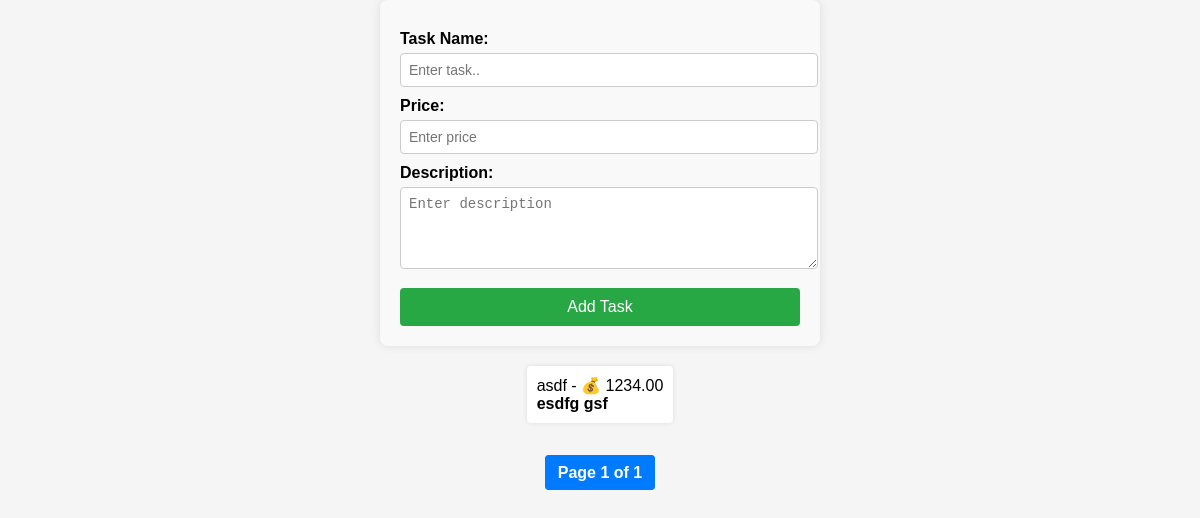
Page / (signed in) on the earlier database version.
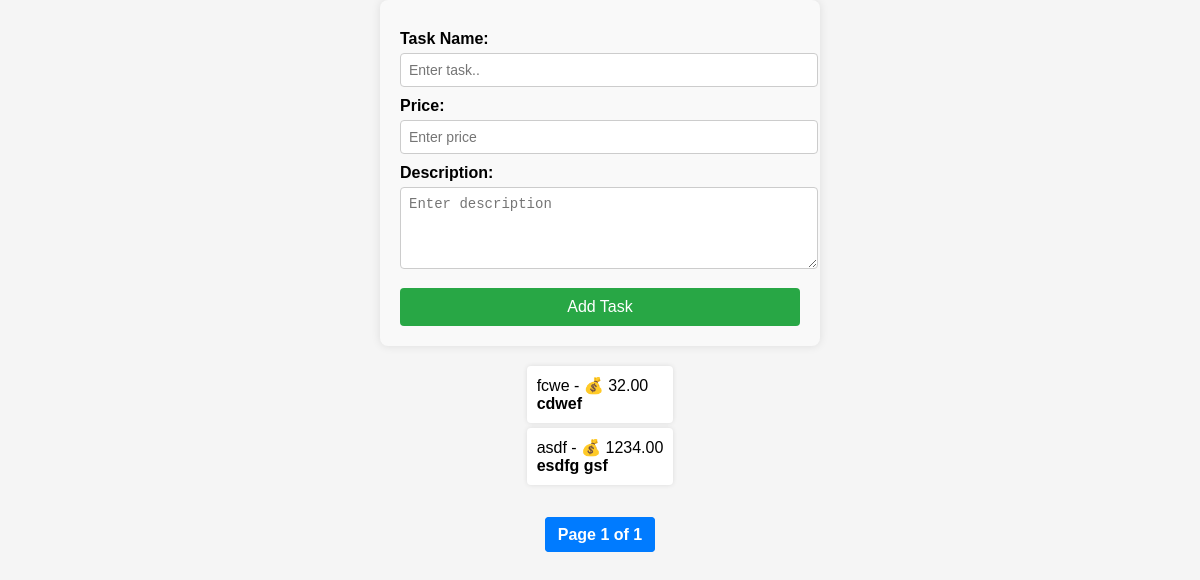
Same page on the later database version.
### books/models.py (models this page shows, shortened)
class Todo(models.Model):
    user = models.ForeignKey(UserModel, on_delete=models.CASCADE, related_name='tasks', null=True, blank=True)
    name = models.CharField(max_length=100)
    description = models.TextField(blank=True, null=True)
    price = models.DecimalField(max_digits=10, decimal_places=2, blank=True, null=True)
    created_at = models.DateTimeField(auto_now_add=True)
    completed = models.BooleanField(default=False)

### books/views.py (the view, shortened to what this page needs)
# urls.py: path('', views.index, name='index'),
@login_required
def index(request):
    user = get_object_or_404(UserModel, username=request.user.username)
    all_tasks = user.tasks.order_by('-pk')
    paginator = Paginator(all_tasks, 5)
    page_number = request.GET.get('page')
    tasks = paginator.get_page(page_number)
    return render(request, 'index.html', {'tasks': tasks})

### templates/index.html (shortened to what this page needs)
<!DOCTYPE html>
<html lang="en">
  <head>
  </head>
  <body>
    <form method="POST">
      <label for="name">Task Name:</label>
      <input
        type="text"
        id="name"
        name="name"
        placeholder="Enter task.."
        required
      />
      <label for="price">Price:</label>
      <input
        type="number"
        id="price"
        name="price"
        placeholder="Enter price "
        step="0.01"
      />
      <label for="description">Description:</label>
      <textarea
        id="description"
        name="description"
        placeholder="Enter description"
        rows="4"
      ></textarea>
      <button type="submit">Add Task</button>
    </form>
    <ul>
      {% if tasks %} {% for task in tasks %}
      <li>
        {{ task.name }} - 💰 {{ task.price }} <br /><strong
          >{{task.description }}</strong
        >
      </li>
      {% endfor %} {% else %}
      <li>No tasks available</li>
      {% endif %}
    </ul>
    <div class="pagination">
      <span class="current"
        >Page {{ tasks.number }} of {{ tasks.paginator.num_pages }}</span
      >
    </div>
  </body>
</html>

### templates/index.html (style rules this page uses)
body { font-family: Arial, sans-serif; background: #f5f5f5; display: flex; flex-direction: column; align-items: center; height: 100vh; margin: 0; }
form { max-width: 400px; width: 100%; padding: 20px; background: #f9f9f9; border-radius: 8px; box-shadow: 0 0 10px rgba(0, 0, 0, 0.1); }
label { display: block; margin-top: 10px; font-weight: bold; }
input, textarea { width: 100%; padding: 8px; margin-top: 5px; border: 1px solid #ccc; border-radius: 4px; font-size: 14px; }
button { width: 100%; padding: 10px; margin-top: 15px; background: #28a745; color: white; border: none; border-radius: 4px; cursor: pointer; font-size: 16px; transition: background 0.3s; }
ul { list-style-type: none; padding: 0; margin-top: 20px; }
li { background: white; padding: 10px; border-radius: 4px; box-shadow: 0 0 5px rgba(0, 0, 0, 0.1); margin-bottom: 5px; }
.pagination { margin-top: 20px; }
.pagination .current { font-weight: bold; padding: 8px 12px; border: 1px solid #007bff; background: #007bff; color: white; border-radius: 4px; }

Differences in the rows shown:
added Todo: name "fcwe", price "32.00", description "cdwef"
